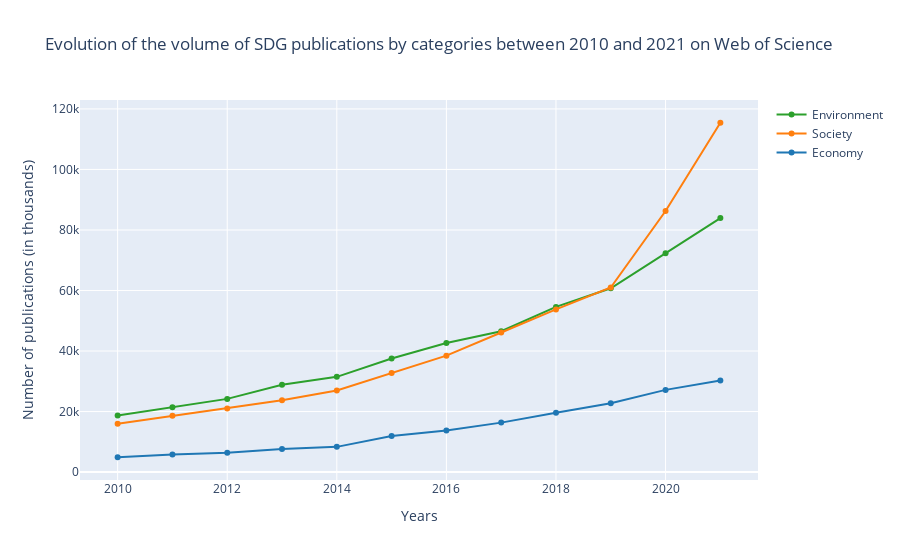

Notebook code for this chart:
### Code cell
cols = plotly.colors.DEFAULT_PLOTLY_COLORS
fig = make_subplots()



fig.add_trace(
    go.Scatter(
        name="Environment",
        x=df_cat.index,
        y=df_cat["Environment"],
        line=dict(width=2, color=cols[2])
    ),
)

fig.add_trace(
    go.Scatter(
        name="Society",
        x=df_cat.index,
        y=df_cat["Society"],
        line=dict(width=2, color=cols[1])
    ),
)

fig.add_trace(
    go.Scatter(
        name="Economy",
        x=df_cat.index,
        y=df_cat["Economy"],
        line=dict(width=2, color=cols[0])
    ),
)



fig.update_layout(title="Evolution of the volume of SDG publications by categories between 2010 and 2021 on Web of Science ", template="plotly")
fig.update_xaxes(title_text="Years")
fig.update_yaxes(title_text="Number of publications (in thousands) ", secondary_y=False)
fig.write_image("../img/Commission/categories_raw_numbers.jpeg", width=1080, height=800)
fig.show()

### Figure 1 — Plotly figure (JSON) as saved in the notebook; plotly's stock layout.template omitted (floating-point values rounded to 4 significant figures)
{"data": [{"line": {"color": "rgb(44, 160, 44)", "width": 2}, "name": "Environment", "x": [2010, 2011, 2012, 2013, 2014, 2015, 2016, 2017, 2018, 2019, 2020, 2021], "y": [18727, 21411, 24184, 28825, 31472, 37536, 42649, 46539, 54573, 60740, 72296, 83918], "type": "scatter"}, {"line": {"color": "rgb(255, 127, 14)", "width": 2}, "name": "Society", "x": [2010, 2011, 2012, 2013, 2014, 2015, 2016, 2017, 2018, 2019, 2020, 2021], "y": [15935, 18575, 20975, 23742, 26930, 32739, 38476, 46119, 53759, 60994, 86274, 115429], "type": "scatter"}, {"line": {"color": "rgb(31, 119, 180)", "width": 2}, "name": "Economy", "x": [2010, 2011, 2012, 2013, 2014, 2015, 2016, 2017, 2018, 2019, 2020, 2021], "y": [4897, 5816, 6420, 7616, 8327, 11945, 13765, 16339, 19613, 22725, 27158, 30239], "type": "scatter"}], "layout": {"xaxis": {"anchor": "y", "domain": [0.0, 1.0], "title": {"text": "Years"}}, "yaxis": {"anchor": "x", "domain": [0.0, 1.0], "title": {"text": "Number of publications (in thousands) "}}, "title": {"text": "Evolution of the volume of SDG publications by categories between 2010 and 2021 on Web of Science "}}}
